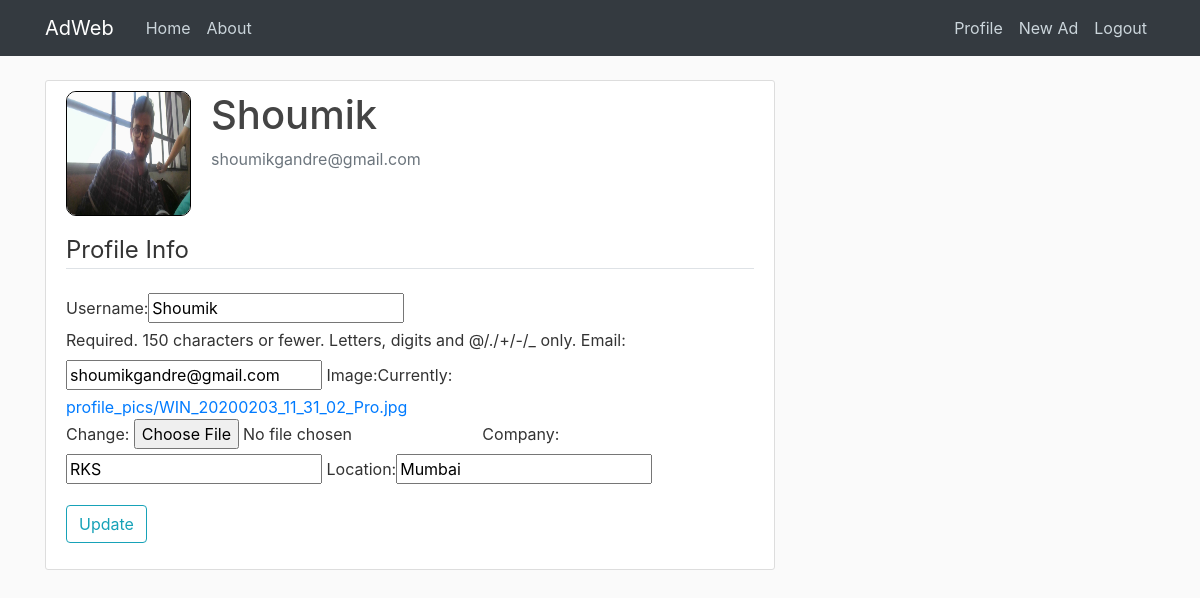
The page /profile/ (signed in) on the database as committed earlier.
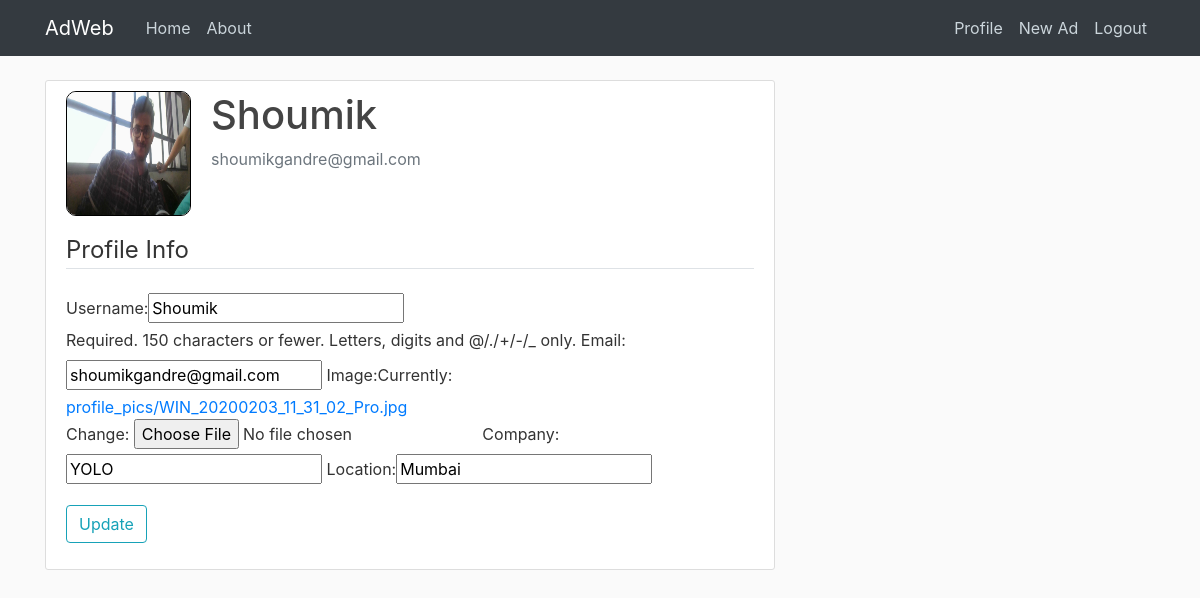
The same page on the database as committed later.
### users/models.py (models this page shows, shortened)
class Profile(models.Model):
    user = models.OneToOneField(User, on_delete=models.CASCADE)
    image = models.ImageField(default='default.jpeg', upload_to='profile_pics')
    company = models.CharField(max_length=256, default="")
    location = models.CharField(max_length=256, default="")

### users/views.py (the view)
# urls.py: path('profile/', views.profile, name='profile')
@login_required(login_url='users:login')
def profile(request):
    if request.method == 'POST':
        user_update_form = UserUpdateForm(request.POST, instance=request.user)
        profile_update_form = ProfileUpdateForm(
            request.POST, request.FILES, instance=request.user.profile)
        if user_update_form.is_valid() and profile_update_form.is_valid():
            user_update_form.save()
            profile_update_form.save()
            messages.success(request, "Your account has been updated")
            return redirect('users:profile')
    else:
        user_update_form = UserUpdateForm(instance=request.user)
        profile_update_form = ProfileUpdateForm(instance=request.user.profile)
    context = {
        'u_form': user_update_form,
        'p_form': profile_update_form
    }
    return render(request, 'users/profile.html', context)

### users/forms.py
class UserUpdateForm(forms.ModelForm):
    email = forms.EmailField()
    class Meta:
        model = User
        fields = ['username', 'email']

class ProfileUpdateForm(forms.ModelForm):
    class Meta:
        model = Profile
        fields = ['image', 'company', 'location']

### users/templates/users/profile.html (shortened to what this page needs)
{% extends 'adtool/base.html' %}
{% block content %}
<div class="content-section">
    <div class="media">
        <div class="account-border"><img class="account-img account-border" src="{{ user.profile.image.url }}"
                style="display: block; border: 1px solid black ; border-radius: 10px;"></div>
        <div class="media-body">
            <h2 class="account-heading">{{ user.username }}</h2>
            <p class="text-secondary">{{ user.email }}</p>
        </div>
    </div>
    <form method="POST" enctype="multipart/form-data">
        <fieldset class="form-group">
            <legend class="border-bottom mb-4">Profile Info</legend>
            {{ u_form }}
            {{ p_form }}
        </fieldset>
        <div class="form-group">
            <button class="btn btn-outline-info" type="submit">Update</button>
        </div>
    </form>
</div>
{% endblock content %}

Rows that differ between the two databases and show on the page:
changed Profile "Mumbai": company "RKS" → "YOLO"
